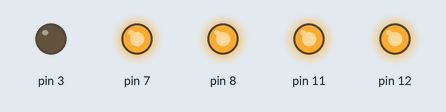
Bench run of a program on a simulated Raspberry Pi (header pin numbers). Shown: output pins drawn as LEDs (lit = HIGH). The clock reads 2024-03-15 10:24:30 at power-on unless the program sets it.

Above: at 0.1 s.
Timing chart, 0 to 1.6 s (numbered marks = the images above):
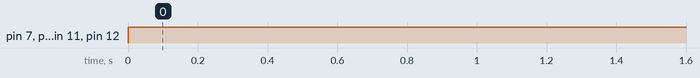

The program:

car_drive.py
```python
import RPi.GPIO as GPIO
import time
import numpy as np
import os
import multiprocessing

GPIO.setwarnings(False)
GPIO.setmode(GPIO.BOARD)
GPIO.setup(12,GPIO.OUT)
GPIO.output(12,GPIO.HIGH)
GPIO.setup(11,GPIO.OUT)
GPIO.output(11,GPIO.HIGH)
GPIO.setup(8,GPIO.OUT)
GPIO.output(8,GPIO.HIGH)
GPIO.setup(7,GPIO.OUT)
GPIO.output(7,GPIO.HIGH)

def forward(direction):
    pin = 0

    if direction == "left":
        pin = 12
    elif direction == "right":
        pin = 11

    if pin == 0:
        GPIO.output(8,GPIO.LOW)
        print('Going forward')
    else :
        GPIO.output(pin,GPIO.LOW)
        GPIO.output(8,GPIO.LOW)
        print('Going forward and ' + direction)

def backward(direction):
    pin = 0

    if direction == "left":
        pin = 12
    elif direction == "right":
        pin = 11

    if pin == 0:
        GPIO.output(7,GPIO.LOW)
        print('Going backward')
    else :
        GPIO.output(pin,GPIO.LOW)
        GPIO.output(7,GPIO.LOW)
        print('Going backward and ' + direction)

def stop():
    GPIO.setmode(GPIO.BOARD)
    GPIO.setup(12,GPIO.OUT)
    GPIO.output(12,GPIO.HIGH)
    GPIO.setup(11,GPIO.OUT)
    GPIO.output(11,GPIO.HIGH)
    GPIO.setup(8,GPIO.OUT)
    GPIO.output(8,GPIO.HIGH)
    GPIO.setup(7,GPIO.OUT)
    GPIO.output(7,GPIO.HIGH)


def distance(direction):
    echo = 0
    trig = 0
    if direction == "front":
        echo = 5
        trig = 3
    elif direction == "back":
        echo = 16
        trig = 15
    elif direction == "left":
        echo = 21
        trig = 3
    elif direction == "right":
        echo = 22
        trig = 10
    else :
        return "Error, args are 'front','back','left' or 'right'"

    try:
        GPIO.setup(trig,GPIO.OUT)
        GPIO.output(trig,GPIO.HIGH)
        GPIO.setup(echo,GPIO.IN)
        GPIO.output(trig,False)

        while GPIO.input(echo) == 0:
            nosig = time.time()

        while GPIO.input(echo) == 1:
            sig = time.time()

        tl = sig - nosig

        distance = tl / 0.000058 #pour obtenir la mesure en cm

        GPIO.output(trig,GPIO.HIGH)
        return distance,sig
    except:
        distance = "error"
        GPIO.output(trig,GPIO.HIGH)
        return distance,0

""" TEST DIRECTION
GPIO.setmode(GPIO.BOARD)
GPIO.setup(11,GPIO.OUT)
GPIO.setup(8,GPIO.OUT)
GPIO.setup(12,GPIO.OUT)
GPIO.output(8,GPIO.LOW)
time.sleep(3)
GPIO.output(12,GPIO.LOW)
time.sleep(3)
GPIO.output(12,GPIO.HIGH)
GPIO.output(11,GPIO.LOW)
time.sleep(3)
stop()"""

'''
M = np.zeros((1000,1000))
for i in range(23):
    for j in range(33):
        M[500-11+i][500-16+j]=2
print(M[500-11][500+16])
'''

''' ARRET A DETECTION DE LOBSTACLE '''
stop()
for i in range(3):
    d,t = distance("front")
    advanced = False
    forward(0)
    print(d)
    while d>20:
        advanced = True
        time.sleep(0.05)
        d,t = distance('front')
        print(d)
    stop()
    if advanced :
        backward(0)
        time.sleep(0.1)
        stop()


""" FONCTIONNEMENT CAPTEURS
cotes = ['front','back','left','right']
for d in cotes:
    for i in range(30):
        print(d+" : "+str(distance(d)))
"""
"""
V,D = [],[]
for i in range(10):
    d1,t1 = distance('front')
    forward(0)
    time.sleep(0.05)
    stop()
    d2,t2 = distance('front')
    V.append((d1-d2)/(t2-t1))
    D.append(d2-d1)
    time.sleep(5)

v = sum(V)/10
d = sum(D)/10
print('distance min ='+str(d),'vitesse ='+str(v))
"""
```

Measured:
- by itself, pin 7, pin 8, pin 11, pin 12: LOW → HIGH at 0.00 s
